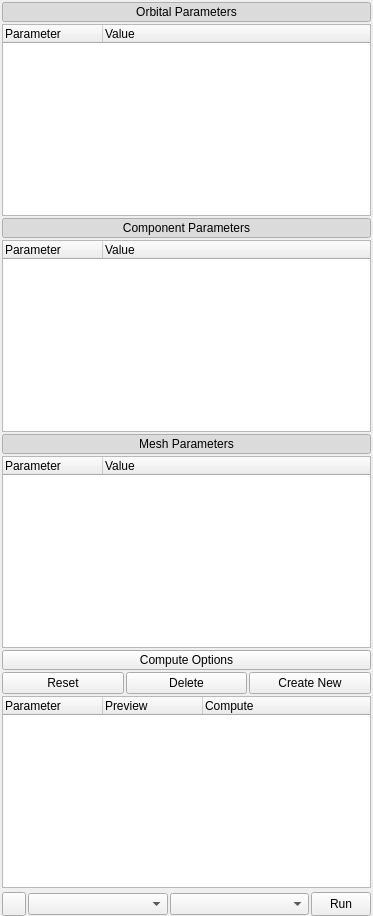
  <widget class="QDockWidget" name="lp_DockWidget">
   <property name="sizePolicy">
    <sizepolicy hsizetype="Preferred" vsizetype="MinimumExpanding">
     <horstretch>0</horstretch>
     <verstretch>0</verstretch>
    </sizepolicy>
   </property>
   <property name="minimumSize">
    <size>
     <width>373</width>
     <height>522</height>
    </size>
   </property>
   <property name="floating">
    <bool>false</bool>
   </property>
   <property name="features">
    <set>QDockWidget::DockWidgetFloatable</set>
   </property>
   <property name="allowedAreas">
    <set>Qt::LeftDockWidgetArea|Qt::RightDockWidgetArea</set>
   </property>
   <property name="windowTitle">
    <string>Parameters</string>
   </property>
   <attribute name="dockWidgetArea">
    <number>1</number>
   </attribute>
   <widget class="QWidget" name="lp_DockWidgetContents">
    <layout class="QHBoxLayout" name="horizontalLayout">
     <property name="spacing">
      <number>2</number>
     </property>
     <property name="leftMargin">
      <number>2</number>
     </property>
     <property name="topMargin">
      <number>2</number>
     </property>
     <property name="rightMargin">
      <number>2</number>
     </property>
     <property name="bottomMargin">
      <number>0</number>
     </property>
     <item>
      <layout class="QVBoxLayout" name="lp_verticalLayout">
       <property name="spacing">
        <number>2</number>
       </property>
       <item>
        <widget class="QWidget" name="lp_mainWidget" native="true">
         <layout class="QVBoxLayout" name="verticalLayout_14">
          <property name="spacing">
           <number>2</number>
          </property>
          <property name="margin">
           <number>0</number>
          </property>
          <item>
           <widget class="QPushButton" name="lp_orbitPushButton">
            <property name="maximumSize">
             <size>
              <width>16777215</width>
              <height>20</height>
             </size>
            </property>
            <property name="text">
             <string>Orbital Parameters</string>
            </property>
            <property name="icon">
             <iconset resource="ui_resources.qrc">
              <normaloff>:/images/icons/menu-2.png</normaloff>:/images/icons/menu-2.png</iconset>
            </property>
            <property name="checkable">
             <bool>true</bool>
            </property>
            <property name="checked">
             <bool>true</bool>
            </property>
           </widget>
          </item>
          <item>
           <widget class="ParameterTreeWidget" name="lp_orbitTreeView">
            <property name="minimumSize">
             <size>
              <width>0</width>
              <height>80</height>
             </size>
            </property>
            <property name="indentation">
             <number>2</number>
            </property>
            <column>
             <property name="text">
              <string>Parameter</string>
             </property>
            </column>
            <column>
             <property name="text">
              <string>Value</string>
             </property>
            </column>
           </widget>
          </item>
          <item>
           <widget class="QPushButton" name="lp_compPushButton">
            <property name="maximumSize">
             <size>
              <width>16777215</width>
              <height>20</height>
             </size>
            </property>
            <property name="text">
             <string>Component Parameters</string>
            </property>
            <property name="icon">
             <iconset resource="ui_resources.qrc">
              <normaloff>:/images/icons/menu-2.png</normaloff>:/images/icons/menu-2.png</iconset>
            </property>
            <property name="checkable">
             <bool>true</bool>
            </property>
            <property name="checked">
             <bool>true</bool>
            </property>
           </widget>
          </item>
          <item>
           <widget class="QWidget" name="lp_compWidget" native="true">
            <layout class="QVBoxLayout" name="verticalLayout_7">
             <property name="spacing">
              <number>2</number>
             </property>
             <property name="margin">
              <number>0</number>
             </property>
             <item>
              <widget class="ParameterTreeWidget" name="lp_compTreeView">
               <property name="sizePolicy">
                <sizepolicy hsizetype="Expanding" vsizetype="Expanding">
                 <horstretch>0</horstretch>
                 <verstretch>0</verstretch>
                </sizepolicy>
               </property>
               <property name="minimumSize">
                <size>
                 <width>0</width>
                 <height>80</height>
                </size>
               </property>
               <property name="indentation">
                <number>2</number>
               </property>
               <column>
                <property name="text">
                 <string>Parameter</string>
                </property>
               </column>
               <column>
                <property name="text">
                 <string>Value</string>
                </property>
               </column>
              </widget>
             </item>
             <item>
              <widget class="QPushButton" name="lp_meshPushButton">
               <property name="minimumSize">
                <size>
                 <width>0</width>
                 <height>20</height>
                </size>
               </property>
               <property name="maximumSize">
                <size>
                 <width>16777215</width>
                 <height>20</height>
                </size>
               </property>
               <property name="text">
                <string>Mesh Parameters</string>
               </property>
               <property name="icon">
                <iconset resource="ui_resources.qrc">
                 <normaloff>:/images/icons/menu-2.png</normaloff>:/images/icons/menu-2.png</iconset>
               </property>
               <property name="checkable">
                <bool>true</bool>
               </property>
               <property name="checked">
                <bool>true</bool>
               </property>
              </widget>
             </item>
             <item>
              <widget class="ParameterTreeWidget" name="lp_meshTreeView">
               <property name="indentation">
                <number>2</number>
               </property>
               <column>
                <property name="text">
                 <string>Parameter</string>
                </property>
               </column>
               <column>
                <property name="text">
                 <string>Value</string>
                </property>
               </column>
              </widget>
             </item>
            </layout>
           </widget>
          </item>
         </layout>
        </widget>
       </item>
       <item>
        <widget class="QWidget" name="lp_observeoptionsWidget" native="true">
         <property name="minimumSize">
          <size>
           <width>0</width>
           <height>100</height>
          </size>
         </property>
         <layout class="QVBoxLayout" name="verticalLayout_10">
          <property name="spacing">
           <number>2</number>
          </property>
          <property name="margin">
           <number>0</number>
          </property>
          <item>
           <widget class="QPushButton" name="lp_optionsPushButton2">
            <property name="maximumSize">
             <size>
              <width>16777215</width>
              <height>20</height>
             </size>
            </property>
            <property name="text">
             <string>Compute Options</string>
            </property>
            <property name="icon">
             <iconset resource="ui_resources.qrc">
              <normaloff>:/images/icons/menu-2.png</normaloff>:/images/icons/menu-2.png</iconset>
            </property>
            <property name="checkable">
             <bool>true</bool>
            </property>
           </widget>
          </item>
          <item>
           <layout class="QHBoxLayout" name="horizontalLayout_6">
            <item>
             <widget class="QPushButton" name="lp_observeoptionsReset">
              <property name="enabled">
               <bool>true</bool>
              </property>
              <property name="maximumSize">
               <size>
                <width>16777215</width>
                <height>24</height>
               </size>
              </property>
              <property name="toolTip">
               <string>reset to default (from preferences)</string>
              </property>
              <property name="text">
               <string>Reset</string>
              </property>
              <property name="icon">
               <iconset resource="ui_resources.qrc">
                <normaloff>:/images/icons/return.png</normaloff>:/images/icons/return.png</iconset>
              </property>
             </widget>
            </item>
            <item>
             <widget class="QPushButton" name="lp_observeoptionsDelete">
              <property name="enabled">
               <bool>true</bool>
              </property>
              <property name="maximumSize">
               <size>
                <width>16777215</width>
                <height>24</height>
               </size>
              </property>
              <property name="text">
               <string>Delete</string>
              </property>
              <property name="icon">
               <iconset resource="ui_resources.qrc">
                <normaloff>:/images/icons/bin-3.png</normaloff>:/images/icons/bin-3.png</iconset>
              </property>
             </widget>
            </item>
            <item>
             <widget class="QPushButton" name="lp_observeoptionsAdd">
              <property name="enabled">
               <bool>true</bool>
              </property>
              <property name="maximumSize">
               <size>
                <width>16777215</width>
                <height>24</height>
               </size>
              </property>
              <property name="text">
               <string>Create New</string>
              </property>
              <property name="icon">
               <iconset resource="ui_resources.qrc">
                <normaloff>:/images/icons/add.png</normaloff>:/images/icons/add.png</iconset>
              </property>
             </widget>
            </item>
           </layout>
          </item>
          <item>
           <widget class="ParameterTreeWidget" name="lp_observeoptionsTreeView">
            <property name="indentation">
             <number>2</number>
            </property>
            <column>
             <property name="text">
              <string>Parameter</string>
             </property>
            </column>
            <column>
             <property name="text">
              <string>Preview</string>
             </property>
            </column>
            <column>
             <property name="text">
              <string>Compute</string>
             </property>
            </column>
           </widget>
          </item>
         </layout>
        </widget>
       </item>
       <item>
        <widget class="QWidget" name="lp_spacerWidget" native="true"/>
       </item>
       <item>
        <widget class="QStackedWidget" name="lp_progressStackedWidget">
         <property name="sizePolicy">
          <sizepolicy hsizetype="Preferred" vsizetype="Fixed">
           <horstretch>0</horstretch>
           <verstretch>0</verstretch>
          </sizepolicy>
         </property>
         <property name="maximumSize">
          <size>
           <width>16777215</width>
           <height>24</height>
          </size>
         </property>
         <property name="currentIndex">
          <number>0</number>
         </property>
         <widget class="QWidget" name="page_5">
          <layout class="QHBoxLayout" name="horizontalLayout_12">
           <property name="spacing">
            <number>2</number>
           </property>
           <property name="margin">
            <number>0</number>
           </property>
           <item>
            <widget class="QPushButton" name="lp_optionsPushButton">
             <property name="maximumSize">
              <size>
               <width>24</width>
               <height>24</height>
              </size>
             </property>
             <property name="text">
              <string/>
             </property>
             <property name="icon">
              <iconset resource="ui_resources.qrc">
               <normaloff>:/images/icons/settings.png</normaloff>:/images/icons/settings.png</iconset>
             </property>
             <property name="checkable">
              <bool>true</bool>
             </property>
            </widget>
           </item>
           <item>
            <widget class="QComboBox" name="lp_methodComboBox"/>
           </item>
           <item>
            <widget class="QComboBox" name="lp_serverComboBox"/>
           </item>
           <item>
            <widget class="QPushButton" name="lp_computePushButton">
             <property name="maximumSize">
              <size>
               <width>60</width>
               <height>24</height>
              </size>
             </property>
             <property name="text">
              <string>Run</string>
             </property>
             <property name="icon">
              <iconset resource="ui_resources.qrc">
               <normaloff>:/images/icons/play.png</normaloff>:/images/icons/play.png</iconset>
             </property>
            </widget>
           </item>
          </layout>
         </widget>
         <widget class="QWidget" name="page_6">
          <layout class="QHBoxLayout" name="horizontalLayout_13">
           <property name="spacing">
            <number>2</number>
           </property>
           <property name="margin">
            <number>0</number>
           </property>
           <item>
            <widget class="QProgressBar" name="lp_progressBar">
             <property name="maximumSize">
              <size>
               <width>16777215</width>
               <height>24</height>
              </size>
             </property>
             <property name="value">
              <number>0</number>
             </property>
            </widget>
           </item>
           <item>
            <widget class="QPushButton" name="lp_progressQuit">
             <property name="minimumSize">
              <size>
               <width>24</width>
               <height>24</height>
              </size>
             </property>
             <property name="maximumSize">
              <size>
               <width>24</width>
               <height>24</height>
              </size>
             </property>
             <property name="toolTip">
              <string>cancel thread</string>
             </property>
             <property name="text">
              <string/>
             </property>
             <property name="icon">
              <iconset resource="ui_resources.qrc">
               <normaloff>:/images/icons/delete.png</normaloff>:/images/icons/delete.png</iconset>
             </property>
            </widget>
           </item>
          </layout>
         </widget>
        </widget>
       </item>
       <item>
        <spacer name="verticalSpacer_3">
         <property name="orientation">
          <enum>Qt::Vertical</enum>
         </property>
         <property name="sizeType">
          <enum>QSizePolicy::Minimum</enum>
         </property>
         <property name="sizeHint" stdset="0">
          <size>
           <width>20</width>
           <height>0</height>
          </size>
         </property>
        </spacer>
       </item>
      </layout>
     </item>
    </layout>
   </widget>
  </widget>
